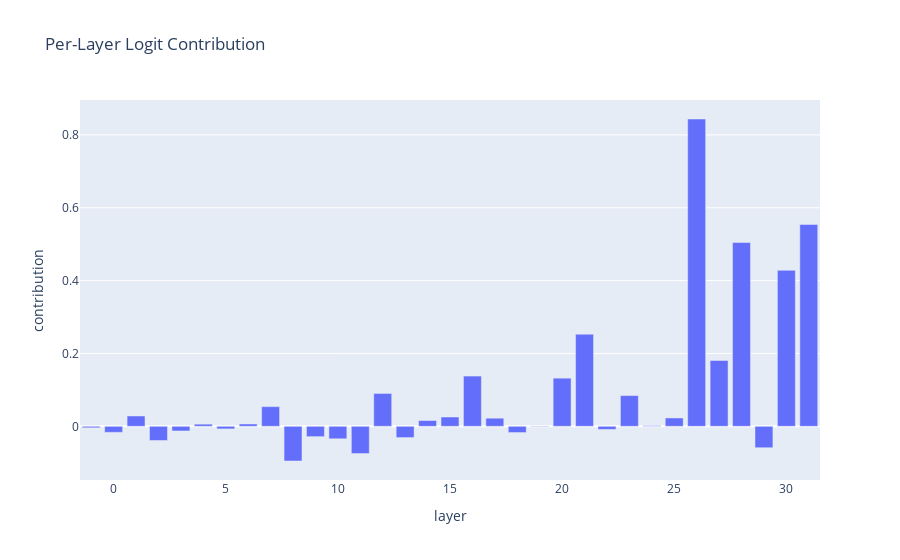

The notebook cell saved with this chart:
### Code cell
from src.analysis import logit_attribution
from src.plotting import plot_layer_attributions

prompt = "An electric guitar and an acoustic guitar are both types of"
logit_attribution_df, logit_total = logit_attribution(mt, prompt, "guitars")
logit_attribution_df.nlargest(10, 'contribution')
plot_layer_attributions(logit_attribution_df)

### Figure 1 — Plotly figure (JSON) as saved in the notebook; plotly's stock layout.template omitted (floating-point values rounded to 4 significant figures)
{"data": [{"hovertemplate": "layer=%{x}<br>contribution=%{y}<extra></extra>", "legendgroup": "", "marker": {"color": "#636efa", "pattern": {"shape": ""}}, "name": "", "orientation": "v", "showlegend": false, "textposition": "auto", "type": "bar", "x": [-1, 0, 1, 2, 3, 4, 5, 6, 7, 8, 9, 10, 11, 12, 13, 14, 15, 16, 17, 18, 19, 20, 21, 22, 23, 24, 25, 26, 27, 28, 29, 30, 31], "xaxis": "x", "y": [-0.004072, -0.01658, 0.02833, -0.03892, -0.0128, 0.005873, -0.00712, 0.006415, 0.05397, -0.09524, -0.02836, -0.03428, -0.07476, 0.09021, -0.03092, 0.01579, 0.02556, 0.138, 0.02227, -0.01715, -0.001166, 0.1322, 0.2529, -0.008562, 0.08433, 0.00162, 0.02292, 0.8437, 0.1808, 0.5046, -0.05885, 0.4283, 0.5541], "yaxis": "y"}], "layout": {"barmode": "relative", "legend": {"tracegroupgap": 0}, "title": {"text": "Per-Layer Logit Contribution"}, "xaxis": {"anchor": "y", "domain": [0, 1], "title": {"text": "layer"}}, "yaxis": {"anchor": "x", "domain": [0, 1], "title": {"text": "contribution"}}}}
